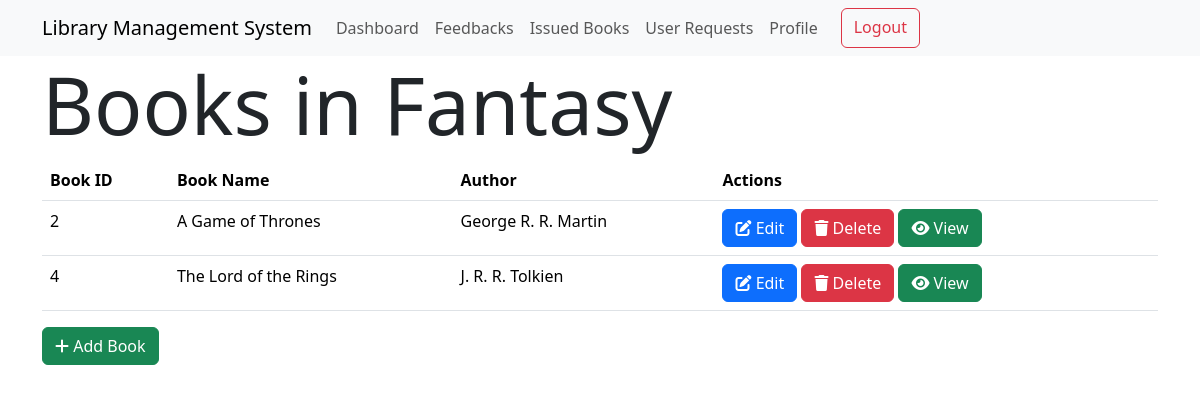
Screenshot of /section/2/ (signed in) with the database file from the repository.
### models.py (models this page shows)
class Section(db.Model):
    id = db.Column(db.Integer, primary_key=True)
    name = db.Column(db.String(32), nullable=False, unique=True)
    books = db.relationship(
        "Books", backref="section", lazy=True, cascade="all, delete-orphan"
    )

class Books(db.Model):
    id = db.Column(db.Integer, primary_key=True)
    name = db.Column(db.String(64), nullable=False)
    content = db.Column(db.Text, nullable=False)
    author = db.Column(db.String(64), nullable=False)
    date_issued = db.Column(db.Date)  # null as it'll be filled during issuance
    return_date = db.Column(db.Date)  # null as it'll be filled during issuance
    section_id = db.Column(db.Integer, db.ForeignKey("section.id"), nullable=False)
    carts = db.relationship("Cart", backref="book", lazy=True)
    issued = db.relationship(
        "Issued", backref="books", lazy=True, cascade="all, delete-orphan"
    )

### routes.py (the view)
@app.route("/section/<int:id>/")
@admin_required
def show_section(id):
    section = Section.query.get(id)
    if not section:
        flash("Section does not exist")
        return redirect(url_for("admin"))
    return render_template("/section/show.html", section=section)

### routes.py (called while the page is built)
def admin_required(func):
    @wraps(func)
    def inner(*args, **kwargs):
        if "user_id" not in session:
            return redirect(url_for("login"))
        user = User.query.get(session["user_id"])
        if not user.is_admin:
            flash("You are not authorized to access this page")
            return redirect(url_for("index"))
        return func(*args, **kwargs)
    return inner

### templates/section/show.html (shortened to what this page needs)
{% extends 'layout.html' %}
{% block content %}
<h1 class="display-1">
    Books in {{section.name}}
</h1>
<table class="table">
    <thead>
        <tr>
            <th>Book ID</th>
            <th>Book Name</th>
            <th>Author</th>
            <th>Actions</th>
        </tr>
    </thead>
    <tbody>
        {% for book in section.books %}
        <tr>
            <td>{{book.id}}</td>
            <td>{{book.name}}</td>
            <td>{{book.author}}</td>
            <td>
                <a href="{{url_for('edit_book', id=book.id)}}" class="btn btn-primary">
                    <i class="fas fa-edit"></i>
                    Edit
                </a>
                <a href="{{url_for('delete_book', id=book.id)}}" class="btn btn-danger">
                    <i class="fas fa-trash"></i>
                    Delete
                </a>
                <form action="{{url_for('read_book', id=book.id)}}" method="POST" style="display: inline;">
                    <button class=" btn btn-success">
                        <i class="fa fa-eye" aria-hidden="true"></i>
                        View
                    </button>
                </form>
            </td>
        </tr>
        {% endfor %}
    </tbody>
</table>
<a href="{{url_for('add_book', section_id=section.id)}}" class="btn btn-success">
    <i class="fas fa-plus"></i>
    Add Book
</a>
{% endblock %}

### rows the page displays
Section: name "Fantasy"
Books: id "2", name "A Game of Thrones", author "George R. R. Martin"
Books: id "4", name "The Lord of the Rings", author "J. R. R. Tolkien"
